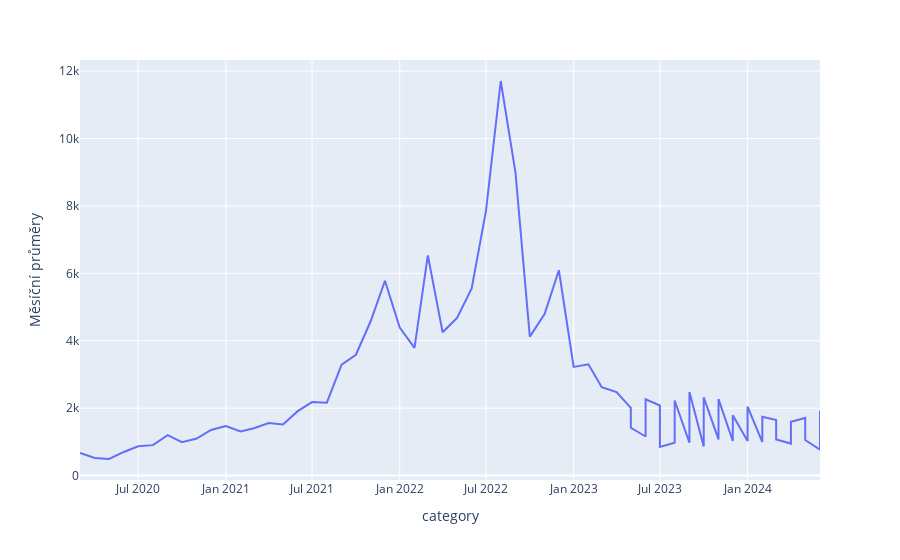

The notebook cell this image was saved under:
### Code cell
#plot the prices into a plotly graph
import plotly.express as px

fig = px.line(modified_df, x='category', y='Měsíční průměry')
fig.show()

### Figure 1 — Plotly figure (JSON) as saved in the notebook; plotly's stock layout.template omitted (floating-point values rounded to 4 significant figures)
{"data": [{"hovertemplate": "category=%{x}<br>Měsíční průměry=%{y}<extra></extra>", "legendgroup": "", "line": {"color": "#636efa", "dash": "solid"}, "marker": {"symbol": "circle"}, "mode": "lines", "name": "", "orientation": "v", "showlegend": false, "type": "scatter", "x": ["2020-03", "2020-04", "2020-05", "2020-06", "2020-07", "2020-08", "2020-09", "2020-10", "2020-11", "2020-12", "2021-01", "2021-02", "2021-03", "2021-04", "2021-05", "2021-06", "2021-07", "2021-08", "2021-09", "2021-10", "2021-11", "2021-12", "2022-01", "2022-02", "2022-03", "2022-04", "2022-05", "2022-06", "2022-07", "2022-08", "2022-09", "2022-10", "2022-11", "2022-12", "2023-01", "2023-02", "2023-03", "2023-04", "2023-05", "2023-05", "2023-06", "2023-06", "2023-07", "2023-07", "2023-08", "2023-08", "2023-09", "2023-09", "2023-10", "2023-10", "2023-11", "2023-11", "2023-12", "2023-12", "2024-01", "2024-01", "2024-02", "2024-02", "2024-03", "2024-03", "2024-04", "2024-04", "2024-05", "2024-05", "2024-06", "2024-06"], "xaxis": "x", "y": [669.7, 525.2, 492.8, 701.4, 869.2, 904.1, 1201.0, 990.2, 1100.0, 1355.0, 1468.0, 1310.0, 1406.0, 1562.0, 1515.0, 1912.0, 2181.0, 2162.0, 3293.0, 3585.0, 4579.0, 5781.0, 4392.0, 3789.0, 6535.0, 4254.0, 4673.0, 5556.0, 7855.0, 11710.0, 8980.0, 4125.0, 4793.0, 6093.0, 3225.0, 3300.0, 2624.0, 2477.0, 2011.0, 1419.0, 1160.0, 2267.0, 2080.0, 848.8, 975.3, 2228.0, 975.6, 2484.0, 866.4, 2321.0, 1073.0, 2270.0, 1027.0, 1788.0, 1028.0, 2048.0, 995.2, 1743.0, 1650.0, 1072.0, 950.6, 1595.0, 1711.0, 1054.0, 766.6, 1921.0], "yaxis": "y"}], "layout": {"legend": {"tracegroupgap": 0}, "margin": {"t": 60}, "xaxis": {"anchor": "y", "domain": [0, 1], "title": {"text": "category"}}, "yaxis": {"anchor": "x", "domain": [0, 1], "title": {"text": "Měsíční průměry"}}}}
